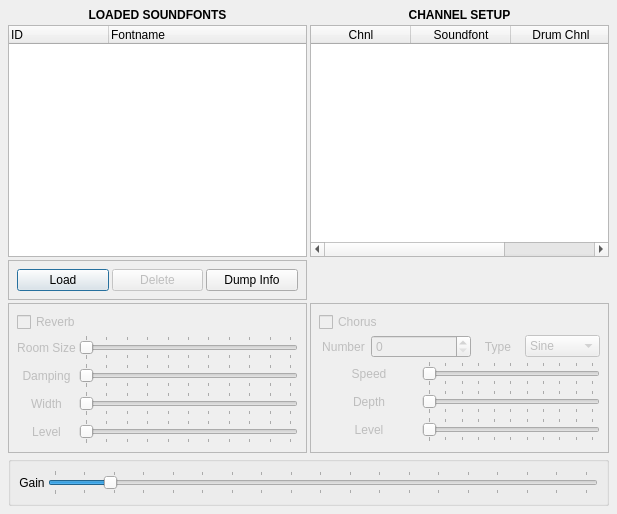
<?xml version="1.0" encoding="UTF-8"?>
<ui version="4.0">
 <class>FLUIDSynthGuiBase</class>
 <widget class="QDialog" name="FLUIDSynthGuiBase">
  <property name="geometry">
   <rect>
    <x>0</x>
    <y>0</y>
    <width>617</width>
    <height>514</height>
   </rect>
  </property>
  <property name="windowTitle">
   <string>FLUID Synth</string>
  </property>
  <layout class="QHBoxLayout" name="_2">
   <property name="spacing">
    <number>1</number>
   </property>
   <item>
    <layout class="QGridLayout" name="FluidGrid">
     <item row="2" column="0">
      <widget class="QFrame" name="DiskButtons">
       <property name="frameShape">
        <enum>QFrame::StyledPanel</enum>
       </property>
       <property name="frameShadow">
        <enum>QFrame::Raised</enum>
       </property>
       <layout class="QHBoxLayout">
        <item>
         <widget class="QPushButton" name="Push">
          <property name="text">
           <string>Load</string>
          </property>
         </widget>
        </item>
        <item>
         <widget class="QPushButton" name="Pop">
          <property name="enabled">
           <bool>false</bool>
          </property>
          <property name="text">
           <string>Delete</string>
          </property>
         </widget>
        </item>
        <item>
         <widget class="QPushButton" name="dumpInfoButton">
          <property name="text">
           <string>Dump Info</string>
          </property>
         </widget>
        </item>
       </layout>
      </widget>
     </item>
     <item row="1" column="0">
      <widget class="QTreeWidget" name="sfListView">
       <property name="sizePolicy">
        <sizepolicy hsizetype="MinimumExpanding" vsizetype="Expanding">
         <horstretch>0</horstretch>
         <verstretch>0</verstretch>
        </sizepolicy>
       </property>
       <column>
        <property name="text">
         <string>ID</string>
        </property>
       </column>
       <column>
        <property name="text">
         <string>Fontname</string>
        </property>
       </column>
      </widget>
     </item>
     <item row="1" column="1">
      <widget class="QTableWidget" name="channelListView">
       <property name="sizePolicy">
        <sizepolicy hsizetype="MinimumExpanding" vsizetype="Expanding">
         <horstretch>0</horstretch>
         <verstretch>0</verstretch>
        </sizepolicy>
       </property>
       <attribute name="horizontalHeaderStretchLastSection">
        <bool>true</bool>
       </attribute>
       <column>
        <property name="text">
         <string>Chnl</string>
        </property>
       </column>
       <column>
        <property name="text">
         <string>Soundfont</string>
        </property>
       </column>
       <column>
        <property name="text">
         <string>Drum Chnl</string>
        </property>
       </column>
      </widget>
     </item>
     <item row="3" column="0">
      <widget class="QFrame" name="ReverbFrame">
       <property name="enabled">
        <bool>false</bool>
       </property>
       <property name="frameShape">
        <enum>QFrame::StyledPanel</enum>
       </property>
       <property name="frameShadow">
        <enum>QFrame::Raised</enum>
       </property>
       <layout class="QGridLayout">
        <item row="4" column="1">
         <widget class="QSlider" name="ReverbLevel">
          <property name="maximum">
           <number>16383</number>
          </property>
          <property name="singleStep">
           <number>16</number>
          </property>
          <property name="pageStep">
           <number>1638</number>
          </property>
          <property name="orientation">
           <enum>Qt::Horizontal</enum>
          </property>
          <property name="tickPosition">
           <enum>QSlider::TicksBothSides</enum>
          </property>
          <property name="tickInterval">
           <number>1638</number>
          </property>
         </widget>
        </item>
        <item row="3" column="1">
         <widget class="QSlider" name="ReverbWidth">
          <property name="maximum">
           <number>16383</number>
          </property>
          <property name="singleStep">
           <number>16</number>
          </property>
          <property name="pageStep">
           <number>1638</number>
          </property>
          <property name="orientation">
           <enum>Qt::Horizontal</enum>
          </property>
          <property name="tickPosition">
           <enum>QSlider::TicksBothSides</enum>
          </property>
          <property name="tickInterval">
           <number>1638</number>
          </property>
         </widget>
        </item>
        <item row="2" column="1">
         <widget class="QSlider" name="ReverbDamping">
          <property name="maximum">
           <number>16383</number>
          </property>
          <property name="singleStep">
           <number>16</number>
          </property>
          <property name="pageStep">
           <number>1638</number>
          </property>
          <property name="orientation">
           <enum>Qt::Horizontal</enum>
          </property>
          <property name="tickPosition">
           <enum>QSlider::TicksBothSides</enum>
          </property>
          <property name="tickInterval">
           <number>1638</number>
          </property>
         </widget>
        </item>
        <item row="1" column="1">
         <widget class="QSlider" name="ReverbRoomSize">
          <property name="maximum">
           <number>16383</number>
          </property>
          <property name="singleStep">
           <number>16</number>
          </property>
          <property name="pageStep">
           <number>1638</number>
          </property>
          <property name="orientation">
           <enum>Qt::Horizontal</enum>
          </property>
          <property name="tickPosition">
           <enum>QSlider::TicksBothSides</enum>
          </property>
          <property name="tickInterval">
           <number>1638</number>
          </property>
         </widget>
        </item>
        <item row="4" column="0">
         <widget class="QLabel" name="ReverbLevelLabel">
          <property name="text">
           <string>Level</string>
          </property>
          <property name="alignment">
           <set>Qt::AlignCenter</set>
          </property>
          <property name="wordWrap">
           <bool>false</bool>
          </property>
         </widget>
        </item>
        <item row="3" column="0">
         <widget class="QLabel" name="ReverbWidthLabel">
          <property name="text">
           <string>Width</string>
          </property>
          <property name="alignment">
           <set>Qt::AlignCenter</set>
          </property>
          <property name="wordWrap">
           <bool>false</bool>
          </property>
         </widget>
        </item>
        <item row="2" column="0">
         <widget class="QLabel" name="ReverbDampingLabel">
          <property name="text">
           <string>Damping</string>
          </property>
          <property name="alignment">
           <set>Qt::AlignCenter</set>
          </property>
          <property name="wordWrap">
           <bool>false</bool>
          </property>
         </widget>
        </item>
        <item row="1" column="0">
         <widget class="QLabel" name="ReverbRoomSizeLabel">
          <property name="text">
           <string>Room Size</string>
          </property>
          <property name="alignment">
           <set>Qt::AlignCenter</set>
          </property>
          <property name="wordWrap">
           <bool>false</bool>
          </property>
         </widget>
        </item>
        <item row="0" column="0" colspan="2">
         <widget class="QCheckBox" name="Reverb">
          <property name="text">
           <string>Reverb</string>
          </property>
         </widget>
        </item>
       </layout>
      </widget>
     </item>
     <item row="0" column="1">
      <widget class="QLabel" name="fontSetupLabel">
       <property name="font">
        <font>
         <weight>75</weight>
         <bold>true</bold>
        </font>
       </property>
       <property name="text">
        <string>CHANNEL SETUP</string>
       </property>
       <property name="scaledContents">
        <bool>false</bool>
       </property>
       <property name="alignment">
        <set>Qt::AlignCenter</set>
       </property>
       <property name="wordWrap">
        <bool>true</bool>
       </property>
      </widget>
     </item>
     <item row="3" column="1">
      <widget class="QFrame" name="ChorusFrame">
       <property name="enabled">
        <bool>false</bool>
       </property>
       <property name="frameShape">
        <enum>QFrame::StyledPanel</enum>
       </property>
       <property name="frameShadow">
        <enum>QFrame::Raised</enum>
       </property>
       <layout class="QGridLayout">
        <item row="1" column="4">
         <widget class="QComboBox" name="ChorusType">
          <item>
           <property name="text">
            <string>Sine</string>
           </property>
          </item>
          <item>
           <property name="text">
            <string>Triangle</string>
           </property>
          </item>
         </widget>
        </item>
        <item row="1" column="3">
         <widget class="QLabel" name="ChorusTypeLabel">
          <property name="text">
           <string>Type</string>
          </property>
          <property name="alignment">
           <set>Qt::AlignCenter</set>
          </property>
          <property name="wordWrap">
           <bool>false</bool>
          </property>
         </widget>
        </item>
        <item row="1" column="1" colspan="2">
         <widget class="QSpinBox" name="ChorusNumber">
          <property name="maximum">
           <number>127</number>
          </property>
         </widget>
        </item>
        <item row="1" column="0">
         <widget class="QLabel" name="ChorusNumberLabel">
          <property name="text">
           <string>Number</string>
          </property>
          <property name="alignment">
           <set>Qt::AlignCenter</set>
          </property>
          <property name="wordWrap">
           <bool>false</bool>
          </property>
         </widget>
        </item>
        <item row="2" column="2" colspan="3">
         <widget class="QSlider" name="ChorusSpeed">
          <property name="maximum">
           <number>16383</number>
          </property>
          <property name="singleStep">
           <number>16</number>
          </property>
          <property name="pageStep">
           <number>1638</number>
          </property>
          <property name="orientation">
           <enum>Qt::Horizontal</enum>
          </property>
          <property name="tickPosition">
           <enum>QSlider::TicksBothSides</enum>
          </property>
          <property name="tickInterval">
           <number>1638</number>
          </property>
         </widget>
        </item>
        <item row="2" column="0" colspan="2">
         <widget class="QLabel" name="ChorusSpeedLabel">
          <property name="text">
           <string>Speed</string>
          </property>
          <property name="alignment">
           <set>Qt::AlignCenter</set>
          </property>
          <property name="wordWrap">
           <bool>false</bool>
          </property>
         </widget>
        </item>
        <item row="3" column="2" colspan="3">
         <widget class="QSlider" name="ChorusDepth">
          <property name="maximum">
           <number>16383</number>
          </property>
          <property name="singleStep">
           <number>16</number>
          </property>
          <property name="pageStep">
           <number>1638</number>
          </property>
          <property name="orientation">
           <enum>Qt::Horizontal</enum>
          </property>
          <property name="tickPosition">
           <enum>QSlider::TicksBothSides</enum>
          </property>
          <property name="tickInterval">
           <number>1638</number>
          </property>
         </widget>
        </item>
        <item row="3" column="0" colspan="2">
         <widget class="QLabel" name="ChorusDepthLabel">
          <property name="text">
           <string>Depth</string>
          </property>
          <property name="alignment">
           <set>Qt::AlignCenter</set>
          </property>
          <property name="wordWrap">
           <bool>false</bool>
          </property>
         </widget>
        </item>
        <item row="4" column="2" colspan="3">
         <widget class="QSlider" name="ChorusLevel">
          <property name="maximum">
           <number>16383</number>
          </property>
          <property name="singleStep">
           <number>16</number>
          </property>
          <property name="pageStep">
           <number>1638</number>
          </property>
          <property name="orientation">
           <enum>Qt::Horizontal</enum>
          </property>
          <property name="tickPosition">
           <enum>QSlider::TicksBothSides</enum>
          </property>
          <property name="tickInterval">
           <number>1638</number>
          </property>
         </widget>
        </item>
        <item row="4" column="0" colspan="2">
         <widget class="QLabel" name="ChorusLevelLabel">
          <property name="text">
           <string>Level</string>
          </property>
          <property name="alignment">
           <set>Qt::AlignCenter</set>
          </property>
          <property name="wordWrap">
           <bool>false</bool>
          </property>
         </widget>
        </item>
        <item row="0" column="0" colspan="5">
         <widget class="QCheckBox" name="Chorus">
          <property name="text">
           <string>Chorus</string>
          </property>
         </widget>
        </item>
       </layout>
      </widget>
     </item>
     <item row="4" column="0" colspan="2">
      <widget class="QGroupBox" name="GainBox">
       <property name="title">
        <string/>
       </property>
       <layout class="QHBoxLayout">
        <item>
         <widget class="QLabel" name="GainLabel">
          <property name="text">
           <string>Gain</string>
          </property>
          <property name="alignment">
           <set>Qt::AlignCenter</set>
          </property>
          <property name="wordWrap">
           <bool>false</bool>
          </property>
         </widget>
        </item>
        <item>
         <widget class="QSlider" name="Gain">
          <property name="minimum">
           <number>0</number>
          </property>
          <property name="maximum">
           <number>127</number>
          </property>
          <property name="pageStep">
           <number>5</number>
          </property>
          <property name="value">
           <number>13</number>
          </property>
          <property name="tracking">
           <bool>true</bool>
          </property>
          <property name="orientation">
           <enum>Qt::Horizontal</enum>
          </property>
          <property name="tickPosition">
           <enum>QSlider::TicksBothSides</enum>
          </property>
          <property name="tickInterval">
           <number>7</number>
          </property>
         </widget>
        </item>
       </layout>
      </widget>
     </item>
     <item row="0" column="0">
      <widget class="QLabel" name="loadedFontsLabel">
       <property name="font">
        <font>
         <weight>75</weight>
         <bold>true</bold>
        </font>
       </property>
       <property name="text">
        <string>LOADED SOUNDFONTS</string>
       </property>
       <property name="alignment">
        <set>Qt::AlignCenter</set>
       </property>
       <property name="wordWrap">
        <bool>true</bool>
       </property>
      </widget>
     </item>
     <item row="2" column="1">
      <widget class="QLabel" name="pixmapLabel">
       <property name="sizePolicy">
        <sizepolicy hsizetype="Maximum" vsizetype="Maximum">
         <horstretch>0</horstretch>
         <verstretch>0</verstretch>
        </sizepolicy>
       </property>
       <property name="pixmap">
        <pixmap>image3</pixmap>
       </property>
       <property name="scaledContents">
        <bool>true</bool>
       </property>
       <property name="wordWrap">
        <bool>false</bool>
       </property>
      </widget>
     </item>
    </layout>
   </item>
  </layout>
 </widget>
 <layoutdefault spacing="3" margin="8"/>
 <resources/>
 <connections/>
</ui>
